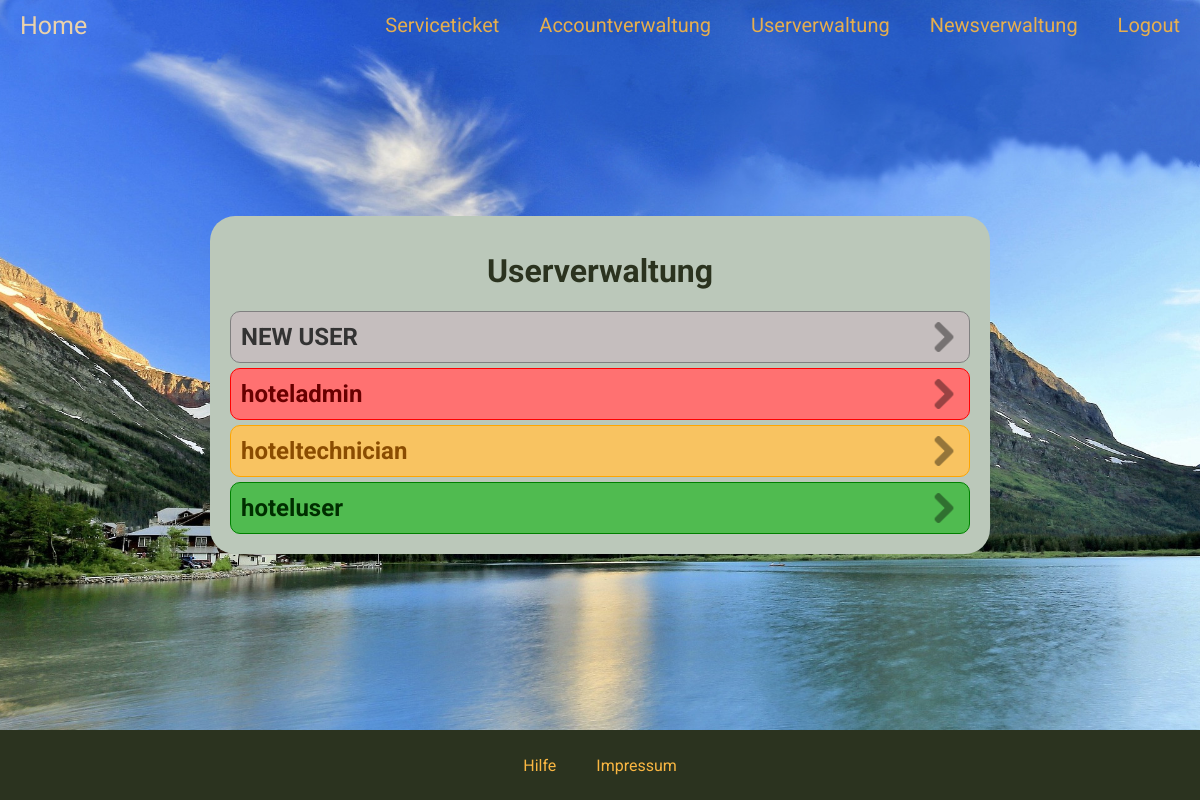
The page /pages/menus/userverwaltung.php (signed in) on the database its author committed.
### tables this page shows
CREATE TABLE `user` (
  `userid` int(11) NOT NULL,
  `username` varchar(32) NOT NULL,
  `password` varchar(255) NOT NULL,
  `email` varchar(64) NOT NULL,
  `rolle` varchar(16) DEFAULT NULL,
  `person_id` int(11) DEFAULT NULL,
  `active` tinyint(1) NOT NULL
);

### pages/include/userRow.php (the view)
<a class="row-user <?=  $selected_role ?>" href="userverwaltung.php?userid=<?=  $selected_user_id ?>">
    <h2><?= $selected_username ?></h2>
    <img src="/Semesterprojekt/pictures/icons/chevron-right.png">
</a>

### pages/menus/userverwaltung.php (shortened to what this page needs)
<!DOCTYPE html>
<?php
    $errors = array("NotEmpty");
    include "../include/head.php";
?>
    <body>
        <?php include "../include/navbar.php" ?>
        <div class="content_wrapper">
            <div class="content_box">
                <h1>Userverwaltung</h1>
                <?php
                    if(isset($_GET['userid']) && !empty($errors) && !isset($_GET['deactivate'])) {
                        include '../include/backButton.php';
                        $userid = $_GET['userid'];
                        $username = '';
                        $email = '';
                        $rolle = '';
                        $anrede = '';
                        $vorname = '';
                        $nachname = '';
                        $plz = '';
                        $ort = '';
                        $straße = '';
                        $hausnummer = '';
                        $kommentar = '';
                        if($userid == -1) {
                            include "../include/userForm.php";
                        }
                        else {
                            $select_user_stmt = $db->prepare("SELECT u.username, u.email, u.rolle, p.anrede, p.vorname, p.nachname, p.plz, p.ort, p.straße, p.hausnummer, p.kommentar FROM user AS u LEFT JOIN person AS p ON u.person_id = p.person_id WHERE u.userid = ?");
                            $select_user_stmt->bind_param('i', $userid);
                            $select_user_stmt->execute();
                            $select_user_stmt->bind_result($username, $email, $rolle, $anrede, $vorname, $nachname, $plz, $ort, $straße, $hausnummer, $kommentar);
                            while($select_user_stmt->fetch()) {
                                include '../include/userForm.php';
                            }
                            $select_user_stmt->close();
                        }
                    }
                    else {
                        $selected_user_id = -1;
                        $selected_username = 'NEW USER';
                        $selected_role = 'new';
                        include '../include/userRow.php';
                        $select_users_stmt = $db->prepare("SELECT userid, username, rolle FROM user WHERE active = 1 ORDER BY rolle, username");
                        $select_users_stmt->execute();
                        $select_users_stmt->bind_result($selected_user_id, $selected_username, $selected_role);
                        while($select_users_stmt->fetch()) {
                            include '../include/userRow.php';
                        }
                    }
                ?>
            </div>
        </div>
        <?php include "../include/footer.php" ?>
    </body>
</html>

### css/style.css (style rules this page uses)
:root { --primary: #2B331F; --secondary: #BBC8BA; --tertiary: #546747; --background: #FDDCA5; --links: #FAB742; --danger: #d63523; }
html { height: 100%; }
body { background-image: url("../pictures/background.jpg"); background-position: center; background-size: cover; background-repeat: no-repeat; background-attachment: fixed; margin: 0; height: 100%; display: flex; flex-direction: column; overflow: overlay; }
h1, h2, h3, h4, h5, h6 { font-family: 'Roboto', sans-serif; color: var(--primary); }
p, ul, ol, li, a, label, input, textarea, strong { font-family: 'Lora', sans-serif; }
.content_wrapper { padding-top: 70px; flex: 1 0 auto; display: flex; flex-direction: column; }
.content_box { border-radius: 25px; background-color: var(--secondary); width: 70%; max-width: 750px; padding: 15px; margin: auto; position: relative; text-align: center; overflow: auto; }
[class*=' row'], [class^='row'] { display: flex; flex-wrap: wrap; }
.row-user { padding: 10px; margin: 5px; border-radius: 10px; border: 1px solid black; box-sizing: border-box; text-decoration: none; justify-content: space-between; align-items: center; transition: .1s; }
.row-user h2, .row-picture h3 { margin: 0; }
.row-user img, .news-information img { height: 30px; width: 30px; opacity: 0.4; }
.admin { background-color: rgb(255, 113, 113); border-color: red; }
.admin h2 { color: rgb(104, 0, 0); }
.user { background-color: rgb(80, 187, 80); border-color: green; }
.user h2 { color: rgb(0, 46, 0); }
.technician { background-color: rgb(248, 195, 97); border-color: orange; }
.technician h2 { color: rgb(138, 76, 1) }
.new { background-color: rgb(197, 190, 190); border-color: grey; }
.new h2 { color: rgb(51, 51, 51) }

### rows shown on the page
user: username "hoteladmin"
user: username "hoteltechnician"
user: username "hoteluser"

### other values the page prints
$selected_username "NEW USER"
